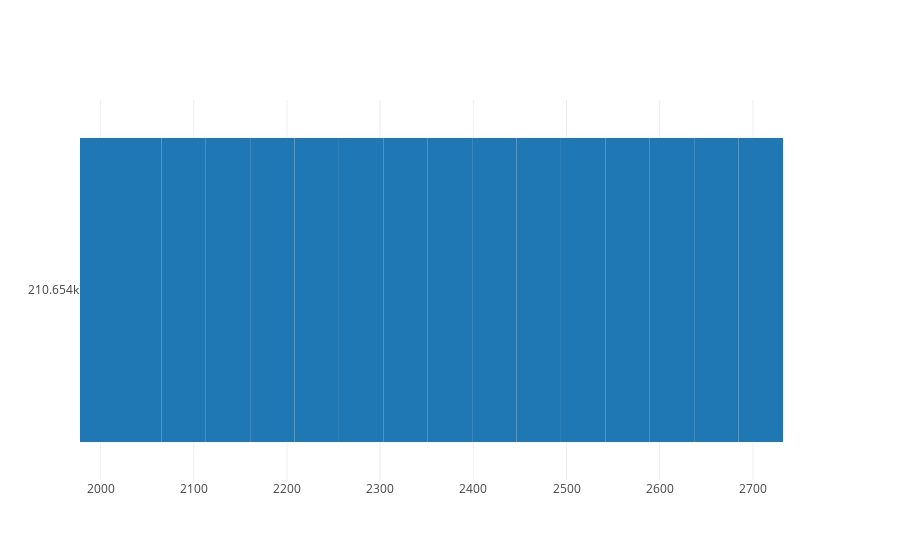

The cell this chart's notebook holds for it:
### Code cell
data = [go.Bar(
            x=df2017Daywise.toPandas()['date'],
            y=df2017Daywise.toPandas()["count_item_nbr"],
            orientation = 'h'
)]

iplot(data)

### Figure 1 — Plotly figure (JSON) as saved in the notebook; plotly's stock layout.template omitted (floating-point values rounded to 4 significant figures)
{"data": [{"orientation": "h", "type": "bar", "x": ["2017-08-16", "2017-08-17", "2017-08-18", "2017-08-19", "2017-08-20", "2017-08-21", "2017-08-22", "2017-08-23", "2017-08-24", "2017-08-25", "2017-08-26", "2017-08-27", "2017-08-28", "2017-08-29", "2017-08-30", "2017-08-31"], "y": [210654, 210654, 210654, 210654, 210654, 210654, 210654, 210654, 210654, 210654, 210654, 210654, 210654, 210654, 210654, 210654]}], "layout": {}}
